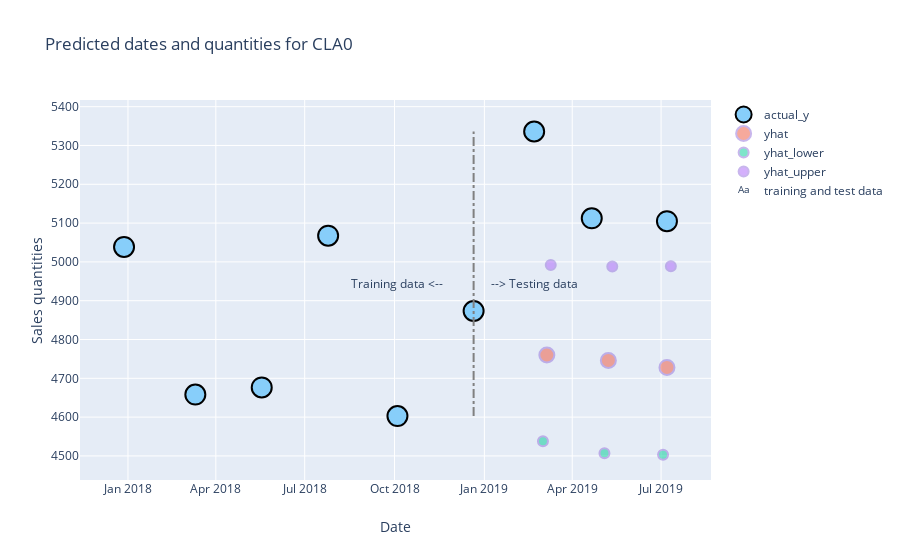

The code cell stored with this chart in its notebook:
### Code cell
plot_full_preds(prophet_qty_df,
              full_predictions_df,
              'CLA0',
              idx_split)

### Figure 1 — Plotly figure (JSON) as saved in the notebook; plotly's stock layout.template omitted (floating-point values rounded to 4 significant figures)
{"data": [{"marker": {"color": "LightSkyBlue", "line": {"color": "black", "width": 2}, "size": 20}, "mode": "markers", "name": "actual_y", "type": "scatter", "x": ["2017-12-28T00:00:00", "2018-03-11T00:00:00", "2018-05-18T00:00:00", "2018-07-25T00:00:00", "2018-10-04T00:00:00", "2018-12-21T00:00:00", "2019-02-21T00:00:00", "2019-04-21T00:00:00", "2019-07-07T00:00:00"], "y": [5039.0, 4658.0, 4676.0, 5068.0, 4603.0, 4873.0, 5336.0, 5112.0, 5105.0]}, {"marker": {"line": {"color": "MediumPurple", "width": 2}, "size": 15}, "mode": "markers", "name": "yhat", "opacity": 0.5, "type": "scatter", "x": ["2019-03-06T00:00:00", "2019-05-08T00:00:00", "2019-07-07T00:00:00"], "y": [4760, 4746, 4728]}, {"marker": {"line": {"color": "MediumPurple", "width": 2}, "size": 10}, "mode": "markers", "name": "yhat_lower", "opacity": 0.5, "type": "scatter", "x": ["2019-03-02T00:00:00", "2019-05-04T00:00:00", "2019-07-03T00:00:00"], "y": [4538, 4507, 4503]}, {"marker": {"line": {"color": "MediumPurple", "width": 2}, "size": 10}, "mode": "markers", "name": "yhat_upper", "opacity": 0.5, "type": "scatter", "x": ["2019-03-10T00:00:00", "2019-05-12T00:00:00", "2019-07-11T00:00:00"], "y": [4992, 4988, 4989]}, {"mode": "text", "name": "training and test data", "text": ["Training data <--", "--> Testing data"], "type": "scatter", "x": ["2018-10-04T00:00:00", "2019-02-21T00:00:00"], "y": [4941.0, 4941.0]}], "layout": {"autosize": true, "shapes": [{"line": {"color": "grey", "dash": "dashdot", "width": 2}, "type": "line", "x0": "2018-12-21T00:00:00", "x1": "2018-12-21T00:00:00", "y0": 4603.0, "y1": 5336.0}], "title": {"text": "Predicted dates and quantities for CLA0"}, "xaxis": {"autorange": true, "range": ["2017-11-15 05:32:18.4615", "2019-08-18 18:27:41.5385"], "title": {"text": "Date"}, "type": "date"}, "yaxis": {"autorange": true, "range": [4430.0, 5433.0], "title": {"text": "Sales quantities"}, "type": "linear"}}}
